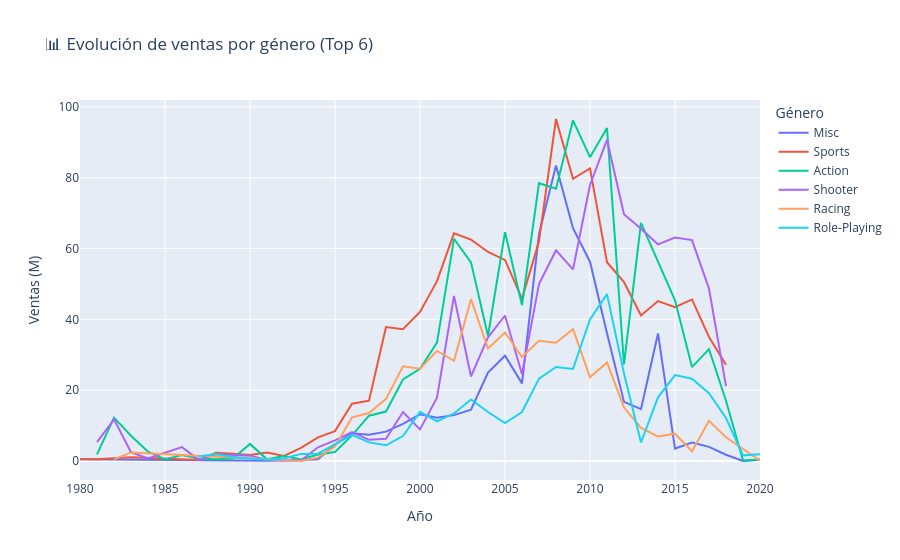

Source (notebook cell):
### Markdown cell above
## 9. Evolución de géneros a lo largo del tiempo

### Code cell
top_generos = df.groupby('genre')['total_sales'].sum().nlargest(6).index.tolist()
evolucion = (
    df[df['genre'].isin(top_generos)]
    .groupby(['year', 'genre'])['total_sales']
    .sum()
    .reset_index()
)

fig = px.line(
    evolucion, x='year', y='total_sales', color='genre',
    title='📊 Evolución de ventas por género (Top 6)',
    labels={'year': 'Año', 'total_sales': 'Ventas (M)', 'genre': 'Género'}
)
fig.update_layout(hovermode='x unified')
fig.show()

### Figure 1 — Plotly figure (JSON) as saved in the notebook; plotly's stock layout.template omitted (floating-point values rounded to 4 significant figures)
{"data": [{"hovertemplate": "Género=Misc<br>Año=%{x}<br>Ventas (M)=%{y}<extra></extra>", "legendgroup": "Misc", "line": {"color": "#636efa", "dash": "solid"}, "marker": {"symbol": "circle"}, "mode": "lines", "name": "Misc", "orientation": "v", "showlegend": true, "type": "scatter", "x": [1980.0, 1991.0, 1993.0, 1994.0, 1995.0, 1996.0, 1997.0, 1998.0, 1999.0, 2000.0, 2001.0, 2002.0, 2003.0, 2004.0, 2005.0, 2006.0, 2007.0, 2008.0, 2009.0, 2010.0, 2011.0, 2012.0, 2013.0, 2014.0, 2015.0, 2016.0, 2017.0, 2018.0, 2019.0, 2020.0], "xaxis": "x", "y": [0.51, 0.08, 0.3, 0.47, 4.65, 7.81, 7.41, 8.3, 10.49, 13.17, 12.25, 12.96, 14.49, 25.0, 29.75, 21.93, 64.1, 83.45, 65.77, 56.28, 36.1, 16.7, 14.66, 36.03, 3.53, 5.24, 3.99, 1.77, 0.02, 0.34], "yaxis": "y"}, {"hovertemplate": "Género=Sports<br>Año=%{x}<br>Ventas (M)=%{y}<extra></extra>", "legendgroup": "Sports", "line": {"color": "#EF553B", "dash": "solid"}, "marker": {"symbol": "circle"}, "mode": "lines", "name": "Sports", "orientation": "v", "showlegend": true, "type": "scatter", "x": [1980.0, 1981.0, 1982.0, 1983.0, 1987.0, 1988.0, 1989.0, 1990.0, 1991.0, 1992.0, 1993.0, 1994.0, 1995.0, 1996.0, 1997.0, 1998.0, 1999.0, 2000.0, 2001.0, 2002.0, 2003.0, 2004.0, 2005.0, 2006.0, 2007.0, 2008.0, 2009.0, 2010.0, 2011.0, 2012.0, 2013.0, 2014.0, 2015.0, 2016.0, 2017.0, 2018.0], "xaxis": "x", "y": [0.51, 0.49, 0.79, 1.05, 0.29, 2.35, 2.05, 1.72, 2.39, 1.43, 3.72, 6.67, 8.45, 16.19, 17.04, 37.84, 37.22, 42.1, 50.8, 64.3, 62.52, 59.02, 56.78, 45.78, 62.02, 96.57, 79.7, 82.63, 56.14, 50.51, 41.12, 45.17, 43.45, 45.62, 35.03, 27.16], "yaxis": "y"}, {"hovertemplate": "Género=Action<br>Año=%{x}<br>Ventas (M)=%{y}<extra></extra>", "legendgroup": "Action", "line": {"color": "#00cc96", "dash": "solid"}, "marker": {"symbol": "circle"}, "mode": "lines", "name": "Action", "orientation": "v", "showlegend": true, "type": "scatter", "x": [1981.0, 1982.0, 1983.0, 1984.0, 1985.0, 1986.0, 1987.0, 1988.0, 1989.0, 1990.0, 1991.0, 1992.0, 1993.0, 1994.0, 1995.0, 1996.0, 1997.0, 1998.0, 1999.0, 2000.0, 2001.0, 2002.0, 2003.0, 2004.0, 2005.0, 2006.0, 2007.0, 2008.0, 2009.0, 2010.0, 2011.0, 2012.0, 2013.0, 2014.0, 2015.0, 2016.0, 2017.0, 2018.0, 2019.0, 2020.0], "xaxis": "x", "y": [1.88, 12.25, 7.15, 2.63, 0.45, 1.72, 0.65, 0.47, 0.71, 4.83, 0.48, 1.39, 0.43, 1.83, 2.56, 7.24, 12.8, 13.97, 23.03, 26.06, 33.45, 62.75, 56.09, 35.31, 64.64, 44.0, 78.45, 76.87, 96.19, 85.79, 94.01, 27.27, 67.24, 56.52, 45.4, 26.53, 31.58, 17.03, 0.16, 0.4], "yaxis": "y"}, {"hovertemplate": "Género=Shooter<br>Año=%{x}<br>Ventas (M)=%{y}<extra></extra>", "legendgroup": "Shooter", "line": {"color": "#ab63fa", "dash": "solid"}, "marker": {"symbol": "circle"}, "mode": "lines", "name": "Shooter", "orientation": "v", "showlegend": true, "type": "scatter", "x": [1981.0, 1982.0, 1983.0, 1984.0, 1986.0, 1987.0, 1988.0, 1990.0, 1991.0, 1992.0, 1993.0, 1994.0, 1995.0, 1996.0, 1997.0, 1998.0, 1999.0, 2000.0, 2001.0, 2002.0, 2003.0, 2004.0, 2005.0, 2006.0, 2007.0, 2008.0, 2009.0, 2010.0, 2011.0, 2012.0, 2013.0, 2014.0, 2015.0, 2016.0, 2017.0, 2018.0], "xaxis": "x", "y": [5.36, 11.77, 2.51, 0.75, 3.93, 0.26, 1.92, 1.52, 0.35, 0.13, 0.17, 3.88, 5.83, 8.19, 5.99, 6.3, 13.83, 8.93, 17.88, 46.63, 23.88, 34.93, 41.09, 24.51, 49.95, 59.48, 54.11, 77.95, 90.69, 69.66, 65.56, 61.18, 63.12, 62.38, 48.7, 21.17], "yaxis": "y"}, {"hovertemplate": "Género=Racing<br>Año=%{x}<br>Ventas (M)=%{y}<extra></extra>", "legendgroup": "Racing", "line": {"color": "#FFA15A", "dash": "solid"}, "marker": {"symbol": "circle"}, "mode": "lines", "name": "Racing", "orientation": "v", "showlegend": true, "type": "scatter", "x": [1982.0, 1983.0, 1992.0, 1993.0, 1994.0, 1995.0, 1996.0, 1997.0, 1998.0, 1999.0, 2000.0, 2001.0, 2002.0, 2003.0, 2004.0, 2005.0, 2006.0, 2007.0, 2008.0, 2009.0, 2010.0, 2011.0, 2012.0, 2013.0, 2014.0, 2015.0, 2016.0, 2017.0, 2018.0, 2020.0], "xaxis": "x", "y": [0.48, 2.44, 0.28, 0.01, 1.02, 4.08, 12.34, 13.55, 17.55, 26.76, 26.07, 31.08, 28.31, 45.7, 31.76, 36.31, 29.38, 33.93, 33.39, 37.25, 23.64, 27.82, 15.11, 9.36, 6.94, 7.72, 2.77, 11.37, 6.71, 0.11], "yaxis": "y"}, {"hovertemplate": "Género=Role-Playing<br>Año=%{x}<br>Ventas (M)=%{y}<extra></extra>", "legendgroup": "Role-Playing", "line": {"color": "#19d3f3", "dash": "solid"}, "marker": {"symbol": "circle"}, "mode": "lines", "name": "Role-Playing", "orientation": "v", "showlegend": true, "type": "scatter", "x": [1987.0, 1988.0, 1989.0, 1991.0, 1992.0, 1993.0, 1994.0, 1995.0, 1996.0, 1997.0, 1998.0, 1999.0, 2000.0, 2001.0, 2002.0, 2003.0, 2004.0, 2005.0, 2006.0, 2007.0, 2008.0, 2009.0, 2010.0, 2011.0, 2012.0, 2013.0, 2014.0, 2015.0, 2016.0, 2017.0, 2018.0, 2019.0, 2020.0], "xaxis": "x", "y": [1.25, 2.01, 1.1, 0.34, 0.72, 2.02, 2.07, 4.82, 7.4, 5.27, 4.45, 7.06, 13.88, 11.19, 13.43, 17.36, 13.83, 10.7, 13.85, 23.26, 26.55, 26.0, 39.98, 47.13, 24.71, 5.24, 18.0, 24.26, 23.22, 19.14, 12.15, 1.6, 1.89], "yaxis": "y"}], "layout": {"hovermode": "x unified", "legend": {"title": {"text": "Género"}, "tracegroupgap": 0}, "title": {"text": "📊 Evolución de ventas por género (Top 6)"}, "xaxis": {"anchor": "y", "domain": [0, 1], "title": {"text": "Año"}}, "yaxis": {"anchor": "x", "domain": [0, 1], "title": {"text": "Ventas (M)"}}}}
